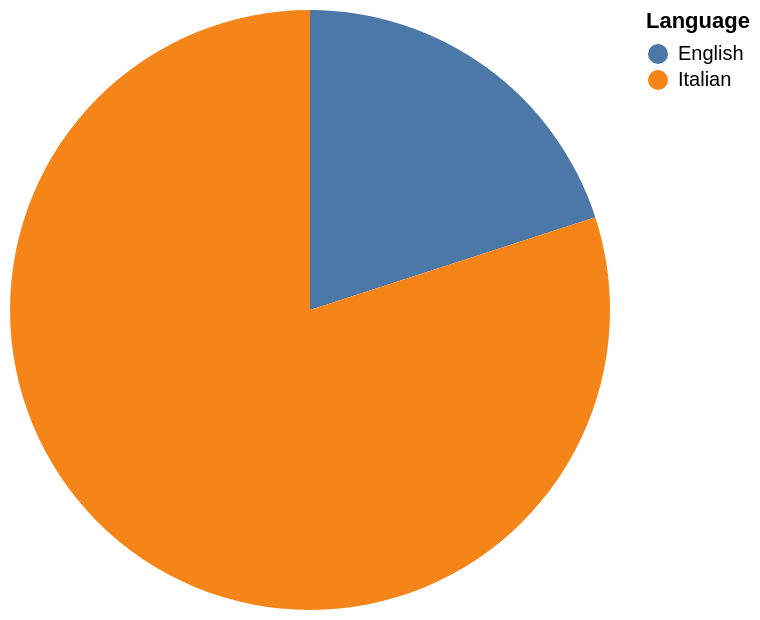

Write the Vega-Lite specification saved for this chart.
### Vega-Lite specification from a JSON file in a GitHub repository (floating-point values rounded to 4 significant figures)
{"data": {"values": [{"x_data": "English", "y_data": 3}, {"x_data": "Italian", "y_data": 12}]}, "mark": "arc", "encoding": {"theta": {"field": "y_data", "type": "quantitative", "title": "count(*)"}, "color": {"field": "x_data", "type": "nominal", "title": "Language"}}}
